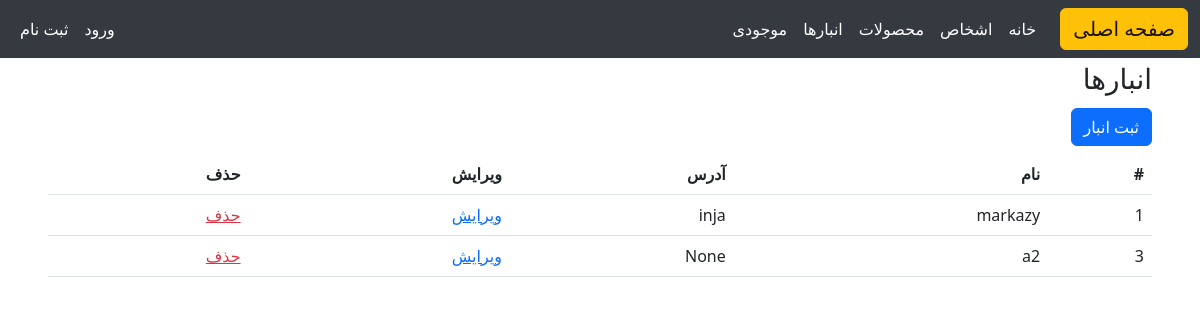
The page /warehouses/ on the database its author committed.
### home/models.py (models this page shows, shortened)
class Warehouse(models.Model):
    name = models.CharField(max_length=100)  # نام انبار
    location = models.CharField(max_length=200, blank=True, null=True)  # موقعیت انبار (اختیاری)

### home/views.py (the view)
# urls.py: path("warehouses/" , views.WarehousesView.as_view() , name='warehouses'),
class WarehousesView(View):
    def get(self, request):
        warehouses = Warehouse.objects.all()
        return render(request, "home/warehouses.html", {"warehouses": warehouses})

### home/templates/home/warehouses.html
{% extends 'base.html' %}
{% load humanize %}
{% block content %}
  <h3 class="my-1">انبارها</h3>
  <a class="btn btn-primary my-2" href="{% url 'home:warehouse_register' %}">ثبت انبار</a>
  {% if warehouses %}
    <table class="table">
      <thead>
        <tr>
          <th scope="row">#</th>
          <th scope="col">نام</th>
          <th scope="col">آدرس</th>
          <th scope="col">ویرایش</th>
          <th scope="col">حذف</th>
        </tr>
      </thead>
      <tbody>
        {% for warehouse in warehouses %}
          <tr>
            <td>{{ warehouse.id }}</td>
            <td>{{ warehouse.name }}</td>
            <td>{{ warehouse.location }}</td>
            <td>
              <a href="{% url 'home:warehouse_update' warehouse.id %}">ویرایش</a>
            </td>
            <td>
              <a class="text-danger" href="{% url 'home:warehouse_delete' warehouse.id %}">حذف</a>
            </td>
          </tr>
        {% endfor %}
      </tbody>
    </table>
  {% endif %}
{% endblock %}

### rows shown on the page
Warehouse: id "1", name "markazy", location "inja"
Warehouse: id "3", name "a2", location "None"
